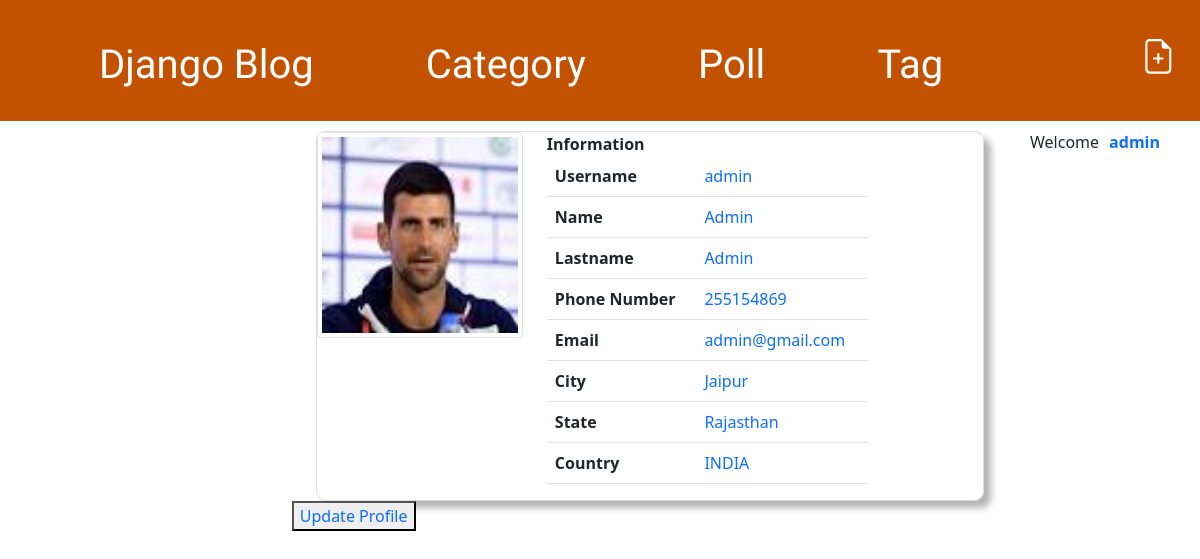
Screenshot of /profile/ (signed in) with the database file from the repository.
### blog/models.py (models this page shows)
class MyUser(AbstractUser):
    email_id = models.EmailField()
    phone_no = models.IntegerField() #PositiveIntergerField
    image = models.ImageField(null=True, blank=True, upload_to='users/')
    city = models.CharField(max_length=50)
    state = models.CharField(max_length=50)
    country = models.CharField(max_length=50)
    about = models.TextField()
    company = models.CharField(max_length=50)
    designation = models.CharField(max_length=50)

### blog/views.py (the view)
# urls.py: path('profile/',views.user_profile,name='user_profile'),
def user_profile(request):
    form = ProfileForm(None,instance=request.user)
    return render(request,'blog/user_profile.html', {'form': form})

### templates/blog/user_profile.html (shortened to what this page needs)
{% extends 'base.html' %}
{% block content %}
   <div class="container bootstrap snippets bootdey">
    <div class="panel-body inf-content">
        <div class="row">
            <div class="col-md-4">
                <img alt="" style="width:600px;" title="" class="img-circle img-thumbnail isTooltip" src="{{request.user.image.url}}" data-original-title="Usuario">
                <ul title="Ratings" class="list-inline ratings text-center">
                    <li><a href="#"></a></li>
                    <li><a href="#"></a></li>
                    <li><a href="#"></a></li>
                    <li><a href="#"></a></li>
                    <li><a href="#"></a></li>
                </ul>
            </div>
            <div class="col-md-6">
                <strong>Information</strong><br>
                <div class="table-responsive">
                <table class="table table-user-information">
                    <tbody>
                        <tr>
                            <td>
                                <strong>
                                    Username
                                </strong>
                            </td>
                            <td class="text-primary">
                                {{request.user.username}}
                            </td>
                        </tr>
                        <tr>
                            <td>
                                <strong>
                                    Name
                                </strong>
                            </td>
                            <td class="text-primary">
                                {{request.user.first_name}}
                            </td>
                        </tr>
                        <tr>
                            <td>
                                <strong>
                                    Lastname
                                </strong>
                            </td>
                            <td class="text-primary">
                                {{request.user.last_name}}
                            </td>
                        </tr>
                        <tr>
                            <td>
                                <strong>
                                    Phone Number
                                </strong>
                            </td>
                            <td class="text-primary">
                                {{request.user.phone_no}}
                            </td>
                        </tr>
                        <tr>
                            <td>
                                <strong>
                                    Email
                                </strong>
                            </td>
                            <td class="text-primary">
                                {{request.user.email_id}}
                            </td>
                        </tr>
                        <tr>
                            <td>
                                <strong>
                                    City
                                </strong>
                            </td>
                            <td class="text-primary">
                                {{request.user.city}}
                            </td>
                        </tr>
                        <tr>
                            <td>
                                <strong>
                                    State
                                </strong>
                            </td>
                            <td class="text-primary">
                                {{request.user.state}}
                            </td>
                        </tr>
                        <tr>
                            <td>
                                <strong>
                                    Country
                                </strong>
                            </td>
                            <td class="text-primary">
                                {{request.user.country}}
                            </td>
                        </tr>
                    </tbody>
                </table>
                </div>
            </div>
        </div>
    </div>
    </div>
<button>
    <a href = "{% url 'blog:profile_detail' %}">Update Profile</a>
</button>
{% endblock content %}

### templates/base.html (shortened to what this page needs)
<!DOCTYPE html>
{% load static %}
<html>
    <head>
        <link rel="stylesheet" href="https://cdn.jsdelivr.net/npm/bootstrap@5.1.3/dist/css/bootstrap.min.css">
        <link rel="stylesheet" href="{% static 'css/blog.css' %}">
    </head>
    <body>
        <header class="page-header">
              <ul>
                  <li><h1 class="allign"><a href="/">Django Blog</a></h1></li>
                  <li><h1 class="allign"><a href="{% url 'blog:category_list' %}">Category</a></h1></li>
                  <li><h1 class="allign"><a href="{% url 'polls:index' %}">Poll</a></h1></li>
                  <li><h1 class="allign"><a href="{% url 'blog:tag_list' %}">Tag</a></h1></li>
            {% if user.is_authenticated %}
                <a href="{% url 'blog:post_new' %}" class="top-menu">
                </a>
                  <li><h1 class="allign"><a href="{% url 'logout' %}">Logout</a></h1></li>
                  <span class="username" >Welcome <a href="{% url 'blog:user_profile' %}"><span class="name">{{user.username}}</a></span></span>
            {% else %}
                  <li><h1 class="allign"><a href="{% url 'login' %}">Login</a></h1></li>
                   {% comment %} <li><h1 class="allign"><a href="{% url 'signup' %}">Signup</a></h1></li> {% endcomment %}
                  {% endif %}
                </ul>
        </header>
        <main class="container">
            <div class="row">
                <div class="col">
                {% block content %}
                {% endblock %}
                </div>
            </div>
        </main>
    </body>
</html>

### blog/static/css/blog.css (style rules this page uses)
h1 a, h2 a { color: #C25100; font-family: 'Lobster'; }
.page-header { background-color: #C25100; margin-top: 0; margin-bottom: 10px; padding: 27px 4px 78px 11px; }
.page-header h1, .page-header h1 a, .page-header h1 a:visited, .page-header h1 a:active { color: #ffffff; font-size: 30pt; text-decoration: none; }
a { text-decoration: none; }
h1, h2, h3, h4 { font-family: 'Lobster', cursive; }
.top-menu, .top-menu:hover, .top-menu:visited { color: #ffffff; float: right; font-size: 26pt; margin-right: 20px; }
span { display: flex; }
li { float: left; list-style-type: none; }
li a { display: block; padding: 14px 56px; text-decoration: none; }
.username { float: right; }
.username { padding: 19px 26px 10px 10px; }
span.name { font-weight: bold; padding: 0px 10px; }
.inf-content { border:1px solid #DDDDDD; -webkit-border-radius:10px; -moz-border-radius:10px; border-radius:10px; box-shadow: 7px 7px 7px rgba(0, 0, 0, 0.3); }

### rows the page displays
MyUser: username "admin", user.image (picture), user.username "admin", user.first_name "Admin", user.last_name "Admin", user.phone_no "255154869", user.email_id "admin@gmail.com", user.city "Jaipur", user.state "Rajasthan", user.country "INDIA"
